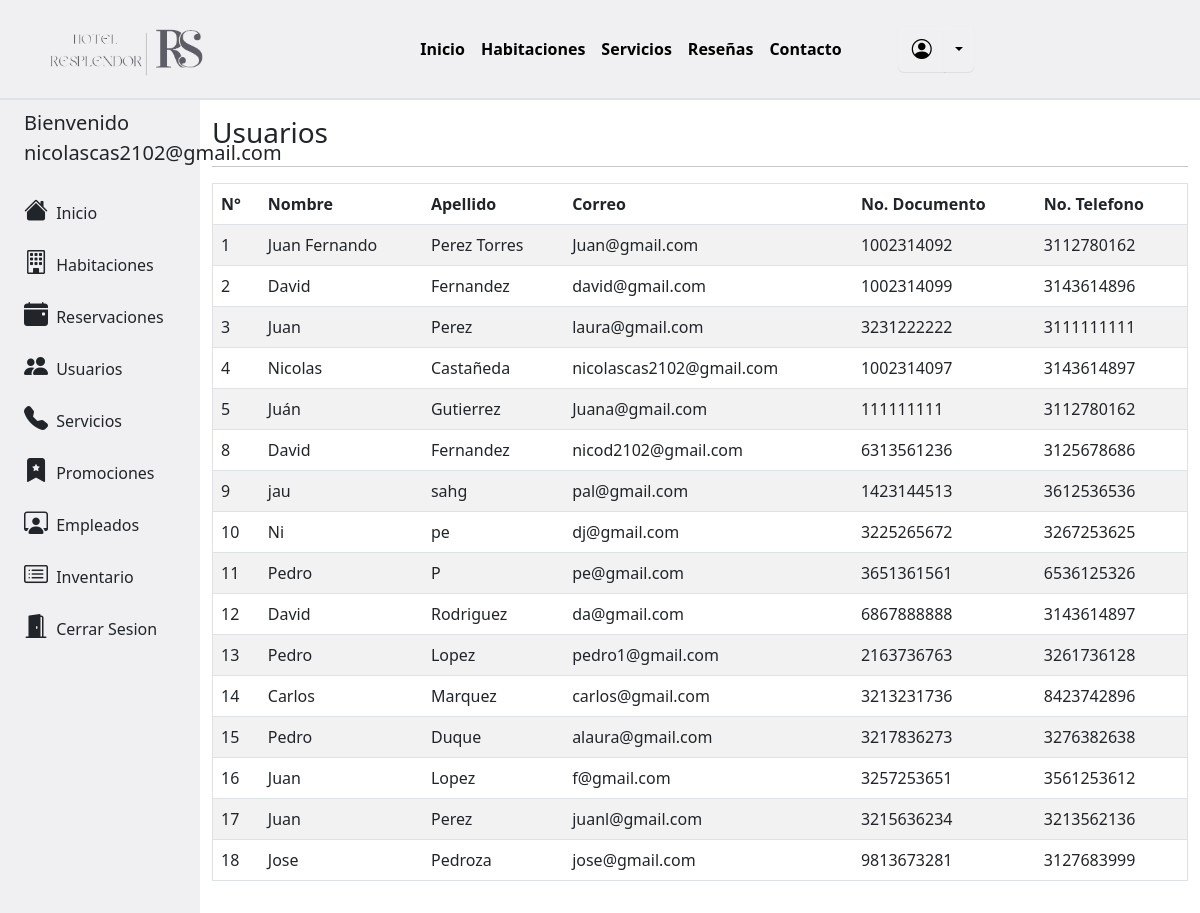
Screenshot of /admin/clientes.php (signed in) with the database file from the repository.
### tables this page shows
CREATE TABLE `usuarios` (
  `id_usuario` int(6) NOT NULL,
  `nombre_usuario` varchar(25) NOT NULL,
  `apellido_usuario` varchar(25) NOT NULL,
  `documento` varchar(25) NOT NULL,
  `fecha_nacimiento` date DEFAULT NULL,
  `telefono` varchar(25) NOT NULL,
  `email` varchar(25) NOT NULL,
  `password` varchar(25) NOT NULL,
  `fecha_reg` timestamp NOT NULL DEFAULT current_timestamp() ON UPDATE current_timestamp(),
  `token` varchar(25) DEFAULT NULL
);

### admin/clientes.php (the view, shortened to what this page needs)
<!DOCTYPE html>
<html>
    <head>
        <link rel="stylesheet" href="../css/custom.css">
        <link rel="stylesheet" href="../libs/bootstrap-icons/bootstrap-icons.css">
        <link href="https://cdn.datatables.net/v/bs5/dt-1.13.4/datatables.min.css" rel="stylesheet"/>
        <link href="https://cdn.jsdelivr.net/npm/bootstrap@5.3.0-alpha3/dist/css/bootstrap.min.css" rel="stylesheet">
    </head>
    <body>
        <?php
            include '../modules/menu.php';
        ?>
        <div class="container-fluid">
            <div class="row flex-nowrap">
                <?php
                    include '../modules/sidebar_admin.php';
                ?>
                <div class="col-xl-10 col-sm-8 col-md-9 py-3">
                    <h3>Usuarios</h3>
                    <hr>
                    <?php
                        $conexion = new Conexion();
                        $con = $conexion->conectarDB();
                        $sql = "SELECT * FROM USUARIOS";
                        $resultset = $con->query($sql);
                    ?>
                    <table class="table table-hover table-striped border table-responive" id="tabla" >
                        <thead>
                            <tr><th>N°</th><th>Nombre</th><th>Apellido</th><th>Correo</th><th>No. Documento</th><th>No. Telefono</th></tr>
                        </thead>
                        <tbody>
                        <?php
                            if($resultset->num_rows>0){
                                while($fila = $resultset->fetch_assoc()){
                                    echo "<tr id='tabla' class='articulo'><td>".$fila["id_usuario"]."</td><td>".$fila["nombre_usuario"]."</td><td>".$fila["apellido_usuario"]."</td><td>".$fila["email"]."</td><td>".$fila["documento"]."</td><td>".$fila["telefono"]."</td></tr>";
                                }
                            }
                            ?>
                        </tbody>
                    </table>
                </div>
            </div>
        </div>
    </body>
</html>

### rows the page displays
usuarios: id_usuario "1", nombre_usuario "Juan Fernando", apellido_usuario "Perez Torres", email "Juan@gmail.com", documento "1002314092", telefono "3112780162"
usuarios: id_usuario "2", nombre_usuario "David", apellido_usuario "Fernandez", email "david@gmail.com", documento "1002314099", telefono "3143614896"
usuarios: id_usuario "3", nombre_usuario "Juan", apellido_usuario "Perez", email "laura@gmail.com", documento "3231222222", telefono "3111111111"
usuarios: id_usuario "4", nombre_usuario "Nicolas", apellido_usuario "Castañeda", email "nicolascas2102@gmail.com", documento "1002314097", telefono "3143614897"
usuarios: id_usuario "5", nombre_usuario "Juán", apellido_usuario "Gutierrez", email "Juana@gmail.com", documento "111111111", telefono "3112780162"
usuarios: id_usuario "8", nombre_usuario "David", apellido_usuario "Fernandez", email "nicod2102@gmail.com", documento "6313561236", telefono "3125678686"
usuarios: id_usuario "9", nombre_usuario "jau", apellido_usuario "sahg", email "pal@gmail.com", documento "1423144513", telefono "3612536536"
usuarios: id_usuario "10", nombre_usuario "Ni", apellido_usuario "pe", email "dj@gmail.com", documento "3225265672", telefono "3267253625"
usuarios: id_usuario "11", nombre_usuario "Pedro", apellido_usuario "P", email "pe@gmail.com", documento "3651361561", telefono "6536125326"
usuarios: id_usuario "12", nombre_usuario "David", apellido_usuario "Rodriguez", email "da@gmail.com", documento "6867888888", telefono "3143614897"
usuarios: id_usuario "13", nombre_usuario "Pedro", apellido_usuario "Lopez", email "pedro1@gmail.com", documento "2163736763", telefono "3261736128"
usuarios: id_usuario "14", nombre_usuario "Carlos", apellido_usuario "Marquez", email "carlos@gmail.com", documento "3213231736", telefono "8423742896"
usuarios: id_usuario "15", nombre_usuario "Pedro", apellido_usuario "Duque", email "alaura@gmail.com", documento "3217836273", telefono "3276382638"
usuarios: id_usuario "16", nombre_usuario "Juan", apellido_usuario "Lopez", email "f@gmail.com", documento "3257253651", telefono "3561253612"
usuarios: id_usuario "17", nombre_usuario "Juan", apellido_usuario "Perez", email "juanl@gmail.com", documento "3215636234", telefono "3213562136"
usuarios: id_usuario "18", nombre_usuario "Jose", apellido_usuario "Pedroza", email "jose@gmail.com", documento "9813673281", telefono "3127683999"

### other values shown
$_SESSION["Admin"] "nicolascas2102@gmail.com"
